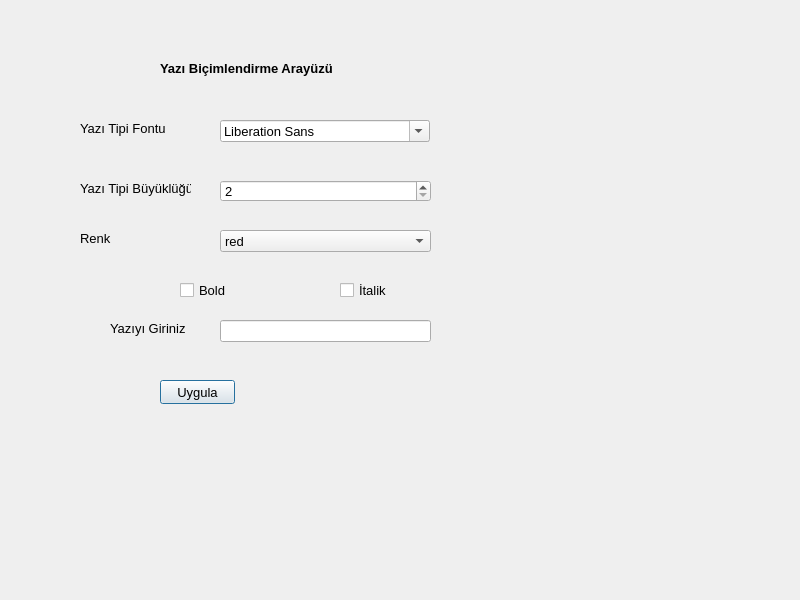
<?xml version="1.0" encoding="UTF-8"?>
<ui version="4.0">
 <class>Dialog</class>
 <widget class="QDialog" name="Dialog">
  <property name="geometry">
   <rect>
    <x>0</x>
    <y>0</y>
    <width>800</width>
    <height>600</height>
   </rect>
  </property>
  <property name="font">
   <font>
    <pointsize>10</pointsize>
   </font>
  </property>
  <property name="windowTitle">
   <string>Dialog</string>
  </property>
  <widget class="QLabel" name="label">
   <property name="geometry">
    <rect>
     <x>80</x>
     <y>120</y>
     <width>91</width>
     <height>16</height>
    </rect>
   </property>
   <property name="text">
    <string>Yazı Tipi Fontu </string>
   </property>
  </widget>
  <widget class="QLabel" name="label_2">
   <property name="geometry">
    <rect>
     <x>160</x>
     <y>60</y>
     <width>181</width>
     <height>16</height>
    </rect>
   </property>
   <property name="font">
    <font>
     <pointsize>10</pointsize>
     <bold>true</bold>
    </font>
   </property>
   <property name="text">
    <string>Yazı Biçimlendirme Arayüzü</string>
   </property>
  </widget>
  <widget class="QLabel" name="label_3">
   <property name="geometry">
    <rect>
     <x>80</x>
     <y>180</y>
     <width>111</width>
     <height>16</height>
    </rect>
   </property>
   <property name="text">
    <string>Yazı Tipi Büyüklüğü</string>
   </property>
  </widget>
  <widget class="QLabel" name="label_4">
   <property name="geometry">
    <rect>
     <x>80</x>
     <y>230</y>
     <width>111</width>
     <height>16</height>
    </rect>
   </property>
   <property name="palette">
    <palette>
     <active>
      <colorrole role="WindowText">
       <brush brushstyle="SolidPattern">
        <color alpha="255">
         <red>0</red>
         <green>0</green>
         <blue>0</blue>
        </color>
       </brush>
      </colorrole>
      <colorrole role="Button">
       <brush brushstyle="SolidPattern">
        <color alpha="255">
         <red>240</red>
         <green>240</green>
         <blue>240</blue>
        </color>
       </brush>
      </colorrole>
      <colorrole role="Light">
       <brush brushstyle="SolidPattern">
        <color alpha="255">
         <red>255</red>
         <green>255</green>
         <blue>255</blue>
        </color>
       </brush>
      </colorrole>
      <colorrole role="Midlight">
       <brush brushstyle="SolidPattern">
        <color alpha="255">
         <red>227</red>
         <green>227</green>
         <blue>227</blue>
        </color>
       </brush>
      </colorrole>
      <colorrole role="Dark">
       <brush brushstyle="SolidPattern">
        <color alpha="255">
         <red>160</red>
         <green>160</green>
         <blue>160</blue>
        </color>
       </brush>
      </colorrole>
      <colorrole role="Mid">
       <brush brushstyle="SolidPattern">
        <color alpha="255">
         <red>160</red>
         <green>160</green>
         <blue>160</blue>
        </color>
       </brush>
      </colorrole>
      <colorrole role="Text">
       <brush brushstyle="SolidPattern">
        <color alpha="255">
         <red>0</red>
         <green>0</green>
         <blue>0</blue>
        </color>
       </brush>
      </colorrole>
      <colorrole role="BrightText">
       <brush brushstyle="SolidPattern">
        <color alpha="255">
         <red>255</red>
         <green>255</green>
         <blue>255</blue>
        </color>
       </brush>
      </colorrole>
      <colorrole role="ButtonText">
       <brush brushstyle="SolidPattern">
        <color alpha="255">
         <red>0</red>
         <green>0</green>
         <blue>0</blue>
        </color>
       </brush>
      </colorrole>
      <colorrole role="Base">
       <brush brushstyle="SolidPattern">
        <color alpha="255">
         <red>255</red>
         <green>255</green>
         <blue>255</blue>
        </color>
       </brush>
      </colorrole>
      <colorrole role="Window">
       <brush brushstyle="SolidPattern">
        <color alpha="255">
         <red>240</red>
         <green>240</green>
         <blue>240</blue>
        </color>
       </brush>
      </colorrole>
      <colorrole role="Shadow">
       <brush brushstyle="SolidPattern">
        <color alpha="255">
         <red>105</red>
         <green>105</green>
         <blue>105</blue>
        </color>
       </brush>
      </colorrole>
      <colorrole role="Highlight">
       <brush brushstyle="SolidPattern">
        <color alpha="255">
         <red>0</red>
         <green>120</green>
         <blue>215</blue>
        </color>
       </brush>
      </colorrole>
      <colorrole role="HighlightedText">
       <brush brushstyle="SolidPattern">
        <color alpha="255">
         <red>255</red>
         <green>255</green>
         <blue>255</blue>
        </color>
       </brush>
      </colorrole>
      <colorrole role="Link">
       <brush brushstyle="SolidPattern">
        <color alpha="255">
         <red>0</red>
         <green>0</green>
         <blue>255</blue>
        </color>
       </brush>
      </colorrole>
      <colorrole role="LinkVisited">
       <brush brushstyle="SolidPattern">
        <color alpha="255">
         <red>255</red>
         <green>0</green>
         <blue>255</blue>
        </color>
       </brush>
      </colorrole>
      <colorrole role="AlternateBase">
       <brush brushstyle="SolidPattern">
        <color alpha="255">
         <red>245</red>
         <green>245</green>
         <blue>245</blue>
        </color>
       </brush>
      </colorrole>
      <colorrole role="NoRole">
       <brush brushstyle="SolidPattern">
        <color alpha="255">
         <red>0</red>
         <green>0</green>
         <blue>0</blue>
        </color>
       </brush>
      </colorrole>
      <colorrole role="ToolTipBase">
       <brush brushstyle="SolidPattern">
        <color alpha="255">
         <red>255</red>
         <green>255</green>
         <blue>220</blue>
        </color>
       </brush>
      </colorrole>
      <colorrole role="ToolTipText">
       <brush brushstyle="SolidPattern">
        <color alpha="255">
         <red>0</red>
         <green>0</green>
         <blue>0</blue>
        </color>
       </brush>
      </colorrole>
      <colorrole role="PlaceholderText">
       <brush brushstyle="SolidPattern">
        <color alpha="128">
         <red>0</red>
         <green>0</green>
         <blue>0</blue>
        </color>
       </brush>
      </colorrole>
     </active>
     <inactive>
      <colorrole role="WindowText">
       <brush brushstyle="SolidPattern">
        <color alpha="255">
         <red>0</red>
         <green>0</green>
         <blue>0</blue>
        </color>
       </brush>
      </colorrole>
      <colorrole role="Button">
       <brush brushstyle="SolidPattern">
        <color alpha="255">
         <red>240</red>
         <green>240</green>
         <blue>240</blue>
        </color>
       </brush>
      </colorrole>
      <colorrole role="Light">
       <brush brushstyle="SolidPattern">
        <color alpha="255">
         <red>255</red>
         <green>255</green>
         <blue>255</blue>
        </color>
       </brush>
      </colorrole>
      <colorrole role="Midlight">
       <brush brushstyle="SolidPattern">
        <color alpha="255">
         <red>227</red>
         <green>227</green>
         <blue>227</blue>
        </color>
       </brush>
      </colorrole>
      <colorrole role="Dark">
       <brush brushstyle="SolidPattern">
        <color alpha="255">
         <red>160</red>
         <green>160</green>
         <blue>160</blue>
        </color>
       </brush>
      </colorrole>
      <colorrole role="Mid">
       <brush brushstyle="SolidPattern">
        <color alpha="255">
         <red>160</red>
         <green>160</green>
         <blue>160</blue>
        </color>
       </brush>
      </colorrole>
      <colorrole role="Text">
       <brush brushstyle="SolidPattern">
        <color alpha="255">
         <red>0</red>
         <green>0</green>
         <blue>0</blue>
        </color>
       </brush>
      </colorrole>
      <colorrole role="BrightText">
       <brush brushstyle="SolidPattern">
        <color alpha="255">
         <red>255</red>
         <green>255</green>
         <blue>255</blue>
        </color>
       </brush>
      </colorrole>
      <colorrole role="ButtonText">
       <brush brushstyle="SolidPattern">
        <color alpha="255">
         <red>0</red>
         <green>0</green>
         <blue>0</blue>
        </color>
       </brush>
      </colorrole>
      <colorrole role="Base">
       <brush brushstyle="SolidPattern">
        <color alpha="255">
         <red>255</red>
         <green>255</green>
         <blue>255</blue>
        </color>
       </brush>
      </colorrole>
      <colorrole role="Window">
       <brush brushstyle="SolidPattern">
        <color alpha="255">
         <red>240</red>
         <green>240</green>
         <blue>240</blue>
        </color>
       </brush>
      </colorrole>
      <colorrole role="Shadow">
       <brush brushstyle="SolidPattern">
        <color alpha="255">
         <red>105</red>
         <green>105</green>
         <blue>105</blue>
        </color>
       </brush>
      </colorrole>
      <colorrole role="Highlight">
       <brush brushstyle="SolidPattern">
        <color alpha="255">
         <red>240</red>
         <green>240</green>
         <blue>240</blue>
        </color>
       </brush>
      </colorrole>
      <colorrole role="HighlightedText">
       <brush brushstyle="SolidPattern">
        <color alpha="255">
         <red>0</red>
         <green>0</green>
         <blue>0</blue>
        </color>
       </brush>
      </colorrole>
      <colorrole role="Link">
       <brush brushstyle="SolidPattern">
        <color alpha="255">
         <red>0</red>
         <green>0</green>
         <blue>255</blue>
        </color>
       </brush>
      </colorrole>
      <colorrole role="LinkVisited">
       <brush brushstyle="SolidPattern">
        <color alpha="255">
         <red>255</red>
         <green>0</green>
         <blue>255</blue>
        </color>
       </brush>
      </colorrole>
      <colorrole role="AlternateBase">
       <brush brushstyle="SolidPattern">
        <color alpha="255">
         <red>245</red>
         <green>245</green>
         <blue>245</blue>
        </color>
       </brush>
      </colorrole>
      <colorrole role="NoRole">
       <brush brushstyle="NoBrush">
        <color alpha="255">
         <red>0</red>
         <green>0</green>
         <blue>0</blue>
        </color>
       </brush>
      </colorrole>
      <colorrole role="ToolTipBase">
       <brush brushstyle="SolidPattern">
        <color alpha="255">
         <red>255</red>
         <green>255</green>
         <blue>220</blue>
        </color>
       </brush>
      </colorrole>
      <colorrole role="ToolTipText">
       <brush brushstyle="SolidPattern">
        <color alpha="255">
         <red>0</red>
         <green>0</green>
         <blue>0</blue>
        </color>
       </brush>
      </colorrole>
      <colorrole role="PlaceholderText">
       <brush brushstyle="SolidPattern">
        <color alpha="128">
         <red>0</red>
         <green>0</green>
         <blue>0</blue>
        </color>
       </brush>
      </colorrole>
     </inactive>
     <disabled>
      <colorrole role="WindowText">
       <brush brushstyle="SolidPattern">
        <color alpha="255">
         <red>120</red>
         <green>120</green>
         <blue>120</blue>
        </color>
       </brush>
      </colorrole>
      <colorrole role="Button">
       <brush brushstyle="SolidPattern">
        <color alpha="255">
         <red>240</red>
         <green>240</green>
         <blue>240</blue>
        </color>
       </brush>
      </colorrole>
      <colorrole role="Light">
       <brush brushstyle="SolidPattern">
        <color alpha="255">
         <red>255</red>
         <green>255</green>
         <blue>255</blue>
        </color>
       </brush>
      </colorrole>
      <colorrole role="Midlight">
       <brush brushstyle="SolidPattern">
        <color alpha="255">
         <red>247</red>
         <green>247</green>
         <blue>247</blue>
        </color>
       </brush>
      </colorrole>
      <colorrole role="Dark">
       <brush brushstyle="SolidPattern">
        <color alpha="255">
         <red>160</red>
         <green>160</green>
         <blue>160</blue>
        </color>
       </brush>
      </colorrole>
      <colorrole role="Mid">
       <brush brushstyle="SolidPattern">
        <color alpha="255">
         <red>160</red>
         <green>160</green>
         <blue>160</blue>
        </color>
       </brush>
      </colorrole>
      <colorrole role="Text">
       <brush brushstyle="SolidPattern">
        <color alpha="255">
         <red>120</red>
         <green>120</green>
         <blue>120</blue>
        </color>
       </brush>
      </colorrole>
      <colorrole role="BrightText">
       <brush brushstyle="SolidPattern">
        <color alpha="255">
         <red>255</red>
         <green>255</green>
         <blue>255</blue>
        </color>
       </brush>
      </colorrole>
      <colorrole role="ButtonText">
       <brush brushstyle="SolidPattern">
        <color alpha="255">
         <red>120</red>
         <green>120</green>
         <blue>120</blue>
        </color>
       </brush>
      </colorrole>
      <colorrole role="Base">
       <brush brushstyle="SolidPattern">
        <color alpha="255">
         <red>240</red>
         <green>240</green>
         <blue>240</blue>
        </color>
       </brush>
      </colorrole>
      <colorrole role="Window">
       <brush brushstyle="SolidPattern">
        <color alpha="255">
         <red>240</red>
         <green>240</green>
         <blue>240</blue>
        </color>
       </brush>
      </colorrole>
      <colorrole role="Shadow">
       <brush brushstyle="SolidPattern">
        <color alpha="255">
         <red>0</red>
         <green>0</green>
         <blue>0</blue>
        </color>
       </brush>
      </colorrole>
      <colorrole role="Highlight">
       <brush brushstyle="SolidPattern">
        <color alpha="255">
         <red>0</red>
         <green>120</green>
         <blue>215</blue>
        </color>
       </brush>
      </colorrole>
      <colorrole role="HighlightedText">
       <brush brushstyle="SolidPattern">
        <color alpha="255">
         <red>255</red>
         <green>255</green>
         <blue>255</blue>
        </color>
       </brush>
      </colorrole>
      <colorrole role="Link">
       <brush brushstyle="SolidPattern">
        <color alpha="255">
         <red>0</red>
         <green>0</green>
         <blue>255</blue>
        </color>
       </brush>
      </colorrole>
      <colorrole role="LinkVisited">
       <brush brushstyle="SolidPattern">
        <color alpha="255">
         <red>255</red>
         <green>0</green>
         <blue>255</blue>
        </color>
       </brush>
      </colorrole>
      <colorrole role="AlternateBase">
       <brush brushstyle="SolidPattern">
        <color alpha="255">
         <red>245</red>
         <green>245</green>
         <blue>245</blue>
        </color>
       </brush>
      </colorrole>
      <colorrole role="NoRole">
       <brush brushstyle="NoBrush">
        <color alpha="255">
         <red>0</red>
         <green>0</green>
         <blue>0</blue>
        </color>
       </brush>
      </colorrole>
      <colorrole role="ToolTipBase">
       <brush brushstyle="SolidPattern">
        <color alpha="255">
         <red>255</red>
         <green>255</green>
         <blue>220</blue>
        </color>
       </brush>
      </colorrole>
      <colorrole role="ToolTipText">
       <brush brushstyle="SolidPattern">
        <color alpha="255">
         <red>0</red>
         <green>0</green>
         <blue>0</blue>
        </color>
       </brush>
      </colorrole>
      <colorrole role="PlaceholderText">
       <brush brushstyle="SolidPattern">
        <color alpha="128">
         <red>0</red>
         <green>0</green>
         <blue>0</blue>
        </color>
       </brush>
      </colorrole>
     </disabled>
    </palette>
   </property>
   <property name="text">
    <string>Renk</string>
   </property>
  </widget>
  <widget class="QFontComboBox" name="fontComboBox">
   <property name="geometry">
    <rect>
     <x>220</x>
     <y>120</y>
     <width>210</width>
     <height>22</height>
    </rect>
   </property>
  </widget>
  <widget class="QSpinBox" name="sB_yazibuyuklugu">
   <property name="geometry">
    <rect>
     <x>220</x>
     <y>180</y>
     <width>211</width>
     <height>22</height>
    </rect>
   </property>
   <property name="minimum">
    <number>2</number>
   </property>
  </widget>
  <widget class="QComboBox" name="comboBoxrenk">
   <property name="geometry">
    <rect>
     <x>220</x>
     <y>230</y>
     <width>211</width>
     <height>22</height>
    </rect>
   </property>
   <item>
    <property name="text">
     <string>red</string>
    </property>
   </item>
   <item>
    <property name="text">
     <string>cyan</string>
    </property>
   </item>
   <item>
    <property name="text">
     <string>magenta</string>
    </property>
   </item>
   <item>
    <property name="text">
     <string>black</string>
    </property>
   </item>
   <item>
    <property name="text">
     <string>green</string>
    </property>
   </item>
   <item>
    <property name="text">
     <string>blue</string>
    </property>
   </item>
   <item>
    <property name="text">
     <string>yellow</string>
    </property>
   </item>
   <item>
    <property name="text">
     <string>gray</string>
    </property>
   </item>
  </widget>
  <widget class="QLabel" name="label_5">
   <property name="geometry">
    <rect>
     <x>110</x>
     <y>320</y>
     <width>111</width>
     <height>16</height>
    </rect>
   </property>
   <property name="text">
    <string>Yazıyı Giriniz</string>
   </property>
  </widget>
  <widget class="QLineEdit" name="ln_yazi">
   <property name="geometry">
    <rect>
     <x>220</x>
     <y>320</y>
     <width>211</width>
     <height>22</height>
    </rect>
   </property>
  </widget>
  <widget class="QLabel" name="label_yazigoster">
   <property name="geometry">
    <rect>
     <x>80</x>
     <y>430</y>
     <width>311</width>
     <height>81</height>
    </rect>
   </property>
   <property name="text">
    <string/>
   </property>
  </widget>
  <widget class="QPushButton" name="btn_uygula">
   <property name="geometry">
    <rect>
     <x>160</x>
     <y>380</y>
     <width>75</width>
     <height>24</height>
    </rect>
   </property>
   <property name="text">
    <string>Uygula</string>
   </property>
  </widget>
  <widget class="QCheckBox" name="cB_bold">
   <property name="geometry">
    <rect>
     <x>180</x>
     <y>280</y>
     <width>76</width>
     <height>20</height>
    </rect>
   </property>
   <property name="text">
    <string>Bold</string>
   </property>
  </widget>
  <widget class="QCheckBox" name="cB_italik">
   <property name="geometry">
    <rect>
     <x>340</x>
     <y>280</y>
     <width>76</width>
     <height>20</height>
    </rect>
   </property>
   <property name="text">
    <string>İtalik</string>
   </property>
  </widget>
 </widget>
 <resources/>
 <connections/>
</ui>
